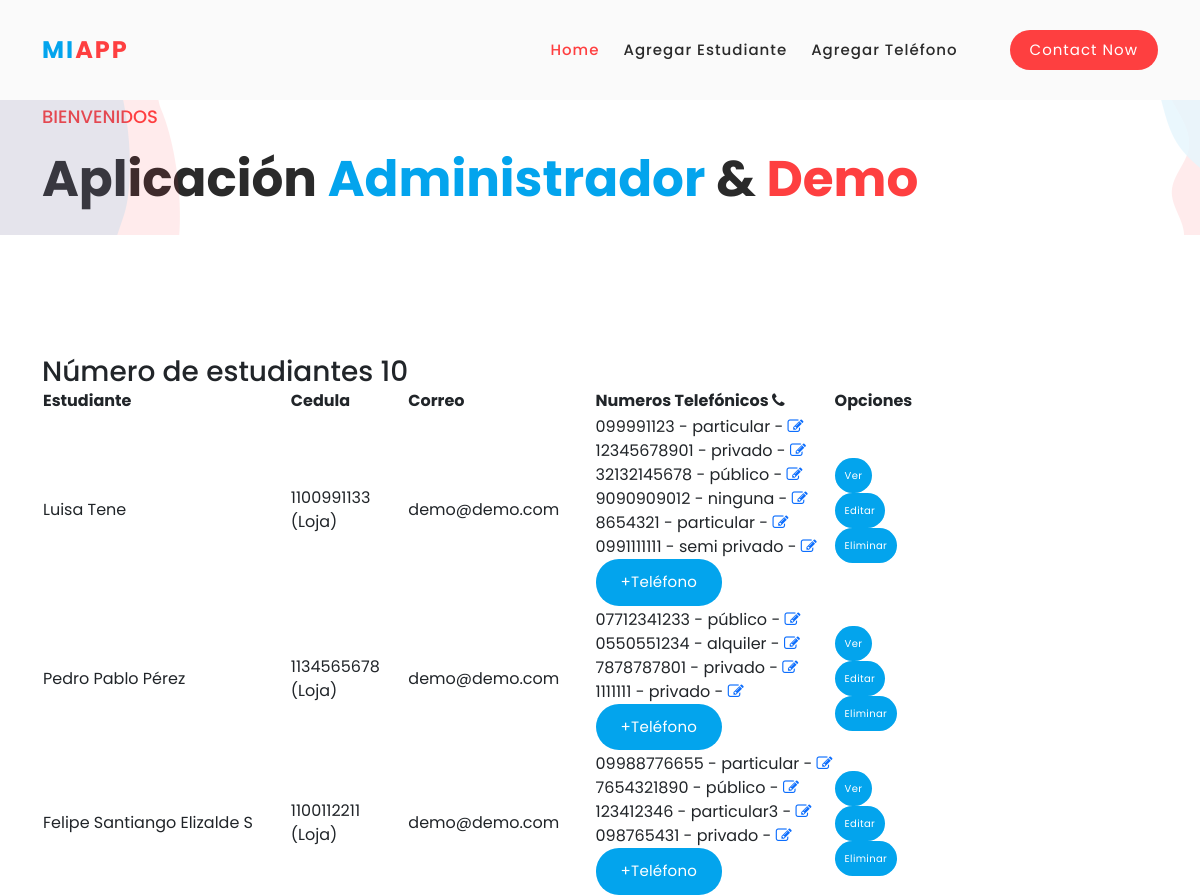
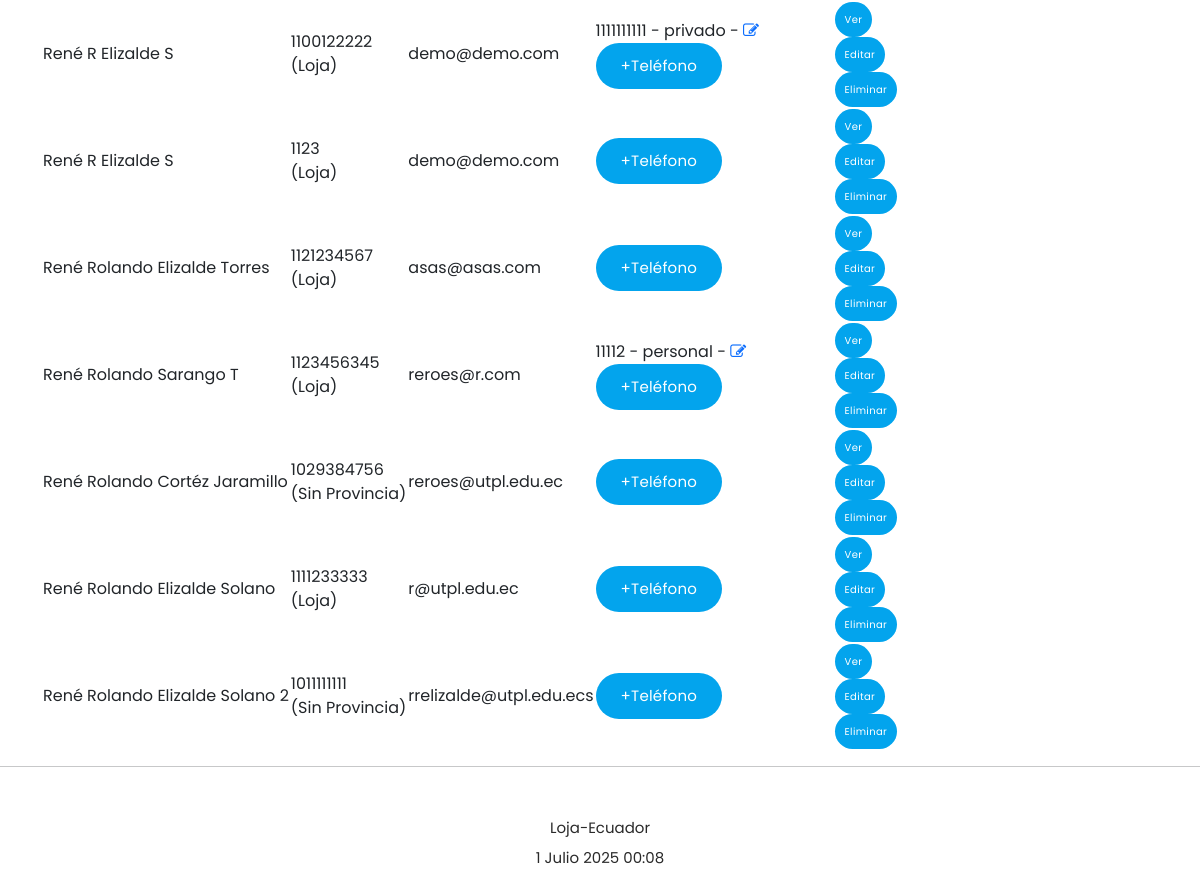
The page / on the database its author committed (2 pictures, top to bottom).
### administrativo/models.py (models this page shows, shortened)
class Estudiante(models.Model):
    nombre = models.CharField(max_length=30)
    apellido = models.CharField(max_length=30)
    cedula = models.CharField(max_length=30, unique=True)
    correo = models.EmailField()
    def get_provincia(self):
        dato = self.cedula[0:2]
        valor = "Sin Provincia"
        if dato == "11":
            valor = "Loja"
        else:
            if dato == "17":
                valor = "Pichincha"
        return valor

class NumeroTelefonico(models.Model):
    telefono = models.CharField(max_length=100)
    tipo = models.CharField(max_length=100)
    estudiante = models.ForeignKey(Estudiante, on_delete=models.CASCADE,
            related_name="numeros_telefonicos")

### administrativo/views.py (the view)
# urls.py: path('', views.index, name='index'),
def index(request):
    estudiantes = Estudiante.objects.all()
    informacion_template = {'estudiantes': estudiantes, 'numero_estudiantes': len(estudiantes)}
    return render(request, 'index.html', informacion_template)

### administrativo/templates/index.html (shortened to what this page needs)
{% extends "master.html" %}
{% block content %}
<h3>Número de estudiantes {{ numero_estudiantes }}</h3>
<table id="tabla_datos" class="cell-border">
  <thead>
    <tr>
      <th>Estudiante</th>
      <th>Cedula</th>
      <th>Correo</th>
      <th>Numeros Telefónicos <i class="fa fa-phone"></i></th>
      <th>Opciones</th>
    </tr>
  </thead>
  {% for e in estudiantes %}
  <tr>
    <td> {{e.nombre}} {{e.apellido}}</td>
    <td> {{e.cedula}} <br>
      ({{e.get_provincia}})
    </td>
    <td> {{e.correo}}</td>
    <td>
      <ul>
        {% for t in e.numeros_telefonicos.all %}
          <li>
            <span>{{t.telefono}} - <span>{{t.tipo}}</span> - <a href="{% url 'editar_numero_telefonico' t.id %}" title="editar"><i class="fa fa-edit"></i></a> </span>
          </li>
        {% endfor %}
      </ul>
      <div class="main-blue-button">
        <a href="{% url 'crear_numero_telefonico_estudiante' e.id%}">+Teléfono</a>
      </div>
    </td>
    <td>
      <div class="main-blue-button-2">
      <a href="{% url 'obtener_estudiante' e.id %}">ver</a> <br>
      <a href="{% url 'editar_estudiante' e.id %}">editar</a> <br>
      <a href="{% url 'eliminar_estudiante' e.id %}"
      onclick="return confirm('¿Está seguro de la eliminación?')" >
      eliminar</a>
      </div>
    </td>
  </tr>
  {% endfor %}
</table>
{% endblock %}

### administrativo/templates/master.html (shortened to what this page needs)
<!DOCTYPE html>
<html>
  <head>
    {% load static %}
    <link href="{% static 'css/vendor/bootstrap/css/bootstrap.min.css' %}" rel="stylesheet">
    <link rel="stylesheet" href="{% static 'css/assets/css/fontawesome.css' %}">
    <link rel="stylesheet" href="{% static 'css/assets/css/templatemo-space-dynamic.css' %}">
    <link rel="stylesheet" href="{% static 'css/assets/css/animated.css' %}">
    <link rel="stylesheet" href="{% static 'css/assets/css/owl.css' %}">
    <link rel="stylesheet" type="text/css" href="https://cdn.datatables.net/1.10.25/css/jquery.dataTables.min.css">
  </head>
  <body>
  <header class="header-area header-sticky wow slideInDown" data-wow-duration="0.75s" data-wow-delay="0s">
    <div class="container">
      <div class="row">
        <div class="col-12">
          <nav class="main-nav">
            <a href="{% url 'index' %}" class="logo">
              <h4>Mi<span>APP</span></h4>
            </a>
            <ul class="nav">
              <li class="scroll-to-section"><a href="{% url 'index' %}" class="active">Home</a></li>
              <li class="scroll-to-section"><a href="{% url 'crear_estudiante' %}">Agregar Estudiante</a></li>
              <li class="scroll-to-section"><a href="{% url 'crear_numero_telefonico' %}">Agregar Teléfono</a></li>
              <li class="scroll-to-section"><div class="main-red-button"><a href="#contact">Contact Now</a></div></li>
            </ul>
          </nav>
        </div>
      </div>
    </div>
  </header>
  <div class="main-banner wow fadeIn" id="top" data-wow-duration="1s" data-wow-delay="0.5s">
    <div class="container">
      <div class="row">
        <div class="col-lg-12">
          <div class="row">
            <div class="col-lg-12 align-self-center">
              <div class="left-content header-text wow fadeInLeft" data-wow-duration="1s" data-wow-delay="1s">
                <h6>Bienvenidos</h6>
                <h2>Aplicación <em>Administrador</em> &amp; <span>Demo</span></h2>
              </div>
            </div>
          </div>
        </div>
      </div>
    </div>
  </div>
  <div id="services" class="our-services section">
    <div class="container">
      <div class="row">
        <div class="col-lg-12 align-self-center  wow fadeInLeft" data-wow-duration="1s" data-wow-delay="0.2s">
              {% block content %}
              {% endblock %}
        </div>
      </div>
    </div>
  </div>
  <hr>
  <footer>
    <div class="container">
      <div class="row">
        <div class="col-lg-12 wow fadeIn" data-wow-duration="1s" data-wow-delay="0.25s">
          <p>Loja-Ecuador
          <br>{% now "j F Y H:i" %}</p>
        </div>
      </div>
    </div>
  </footer>
  </body>
</html>

### rows shown on the page
Estudiante: nombre "Luisa", apellido "Tene", cedula "1100991133", get_provincia "Loja", correo "demo@demo.com"
NumeroTelefonico: telefono "099991123", tipo "particular"
NumeroTelefonico: telefono "12345678901", tipo "privado"
NumeroTelefonico: telefono "32132145678", tipo "público"
NumeroTelefonico: telefono "9090909012", tipo "ninguna"
NumeroTelefonico: telefono "8654321", tipo "particular"
NumeroTelefonico: telefono "0991111111", tipo "semi privado"
Estudiante: nombre "Pedro Pablo", apellido "Pérez", cedula "1134565678", get_provincia "Loja", correo "demo@demo.com"
NumeroTelefonico: telefono "07712341233", tipo "público"
NumeroTelefonico: telefono "0550551234", tipo "alquiler"
NumeroTelefonico: telefono "7878787801", tipo "privado"
NumeroTelefonico: telefono "1111111", tipo "privado"
Estudiante: nombre "Felipe Santiango", apellido "Elizalde S", cedula "1100112211", get_provincia "Loja", correo "demo@demo.com"
NumeroTelefonico: telefono "09988776655", tipo "particular"
NumeroTelefonico: telefono "7654321890", tipo "público"
NumeroTelefonico: telefono "123412346", tipo "particular3"
NumeroTelefonico: telefono "098765431", tipo "privado"
Estudiante: nombre "René R", apellido "Elizalde S", cedula "1100122222", get_provincia "Loja", correo "demo@demo.com"
NumeroTelefonico: telefono "1111111111", tipo "privado"
Estudiante: nombre "René R", apellido "Elizalde S", cedula "1123", get_provincia "Loja", correo "demo@demo.com"
Estudiante: nombre "René Rolando", apellido "Elizalde Torres", cedula "1121234567", get_provincia "Loja", correo "asas@asas.com"
Estudiante: nombre "René Rolando", apellido "Sarango T", cedula "1123456345", get_provincia "Loja", correo "reroes@r.com"
NumeroTelefonico: telefono "11112", tipo "personal"
Estudiante: nombre "René Rolando", apellido "Cortéz Jaramillo", cedula "1029384756", get_provincia "Sin Provincia", correo "reroes@utpl.edu.ec"
Estudiante: nombre "René Rolando", apellido "Elizalde Solano", cedula "1111233333", get_provincia "Loja", correo "r@utpl.edu.ec"
Estudiante: nombre "René Rolando", apellido "Elizalde Solano 2", cedula "1011111111", get_provincia "Sin Provincia", correo "rrelizalde@utpl.edu.ecs"

### other values the page prints
{{ numero_estudiantes }} "10"
